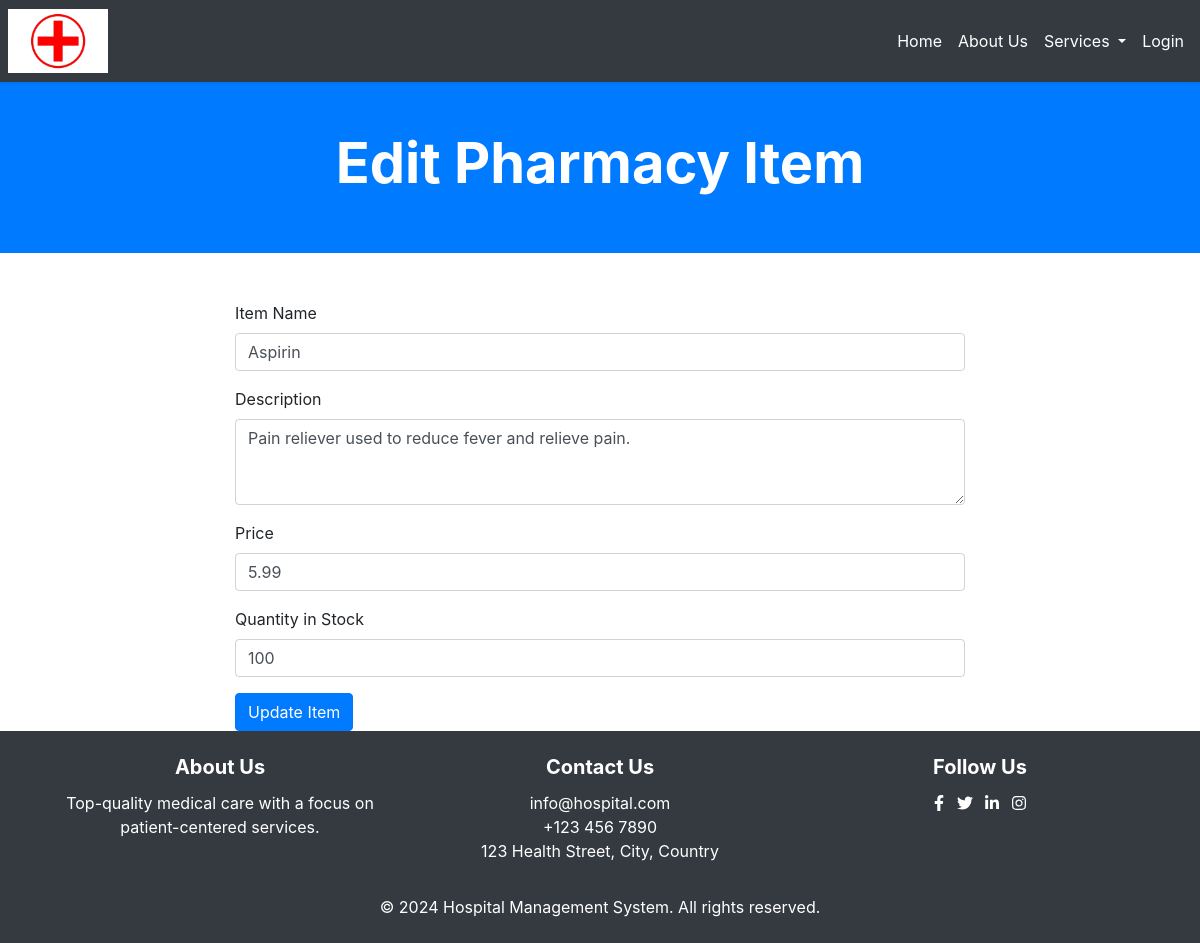
The page /edit_pharmacy_item.php?id=1 on the database its author committed.
### tables this page shows
CREATE TABLE `pharmacy_items` (
  `id` int(11) NOT NULL,
  `name` varchar(255) NOT NULL,
  `description` text DEFAULT NULL,
  `price` decimal(10,2) NOT NULL,
  `quantity_in_stock` int(11) NOT NULL,
  `created_at` timestamp NOT NULL DEFAULT current_timestamp()
);

### edit_pharmacy_item.php (the view, shortened to what this page needs)
<?php
include('header.php');
include('db_connection.php');
$id = $_GET['id'];
$query = "SELECT * FROM pharmacy_items WHERE id = ?";
$stmt = $conn->prepare($query);
$stmt->bind_param('i', $id);
$stmt->execute();
$result = $stmt->get_result();
$item = $result->fetch_assoc();
?>
<header class="bg-primary text-white text-center py-5">
    <div class="container">
        <h1 class="display-4 font-weight-bold">Edit Pharmacy Item</h1>
    </div>
</header>
<main class="container mt-5">
    <div class="row">
        <div class="col-md-8 offset-md-2">
            <form action="process_edit_pharmacy_item.php" method="post">
                <div class="form-group">
                    <label for="name">Item Name</label>
                    <input type="text" class="form-control" id="name" name="name" value="<?php echo htmlspecialchars($item['name']); ?>" required>
                </div>
                <div class="form-group">
                    <label for="description">Description</label>
                    <textarea class="form-control" id="description" name="description" rows="3"><?php echo htmlspecialchars($item['description']); ?></textarea>
                </div>
                <div class="form-group">
                    <label for="price">Price</label>
                    <input type="number" step="0.01" class="form-control" id="price" name="price" value="<?php echo htmlspecialchars($item['price']); ?>" required>
                </div>
                <div class="form-group">
                    <label for="quantity">Quantity in Stock</label>
                    <input type="number" class="form-control" id="quantity" name="quantity" value="<?php echo htmlspecialchars($item['quantity_in_stock']); ?>" required>
                </div>
                <button type="submit" class="btn btn-primary">Update Item</button>
            </form>
        </div>
    </div>
</main>
<?php
include('footer.php');
?>

### styles.css (style rules this page uses)
html, body { height: 100%; margin: 0; }
body { display: flex; flex-direction: column; }
main { flex: 1; }

### rows shown on the page
pharmacy_items: name "Aspirin", description "Pain reliever used to reduce fever and relieve pain.", price "5.99", quantity "100"
